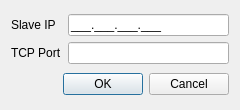
<?xml version="1.0" encoding="UTF-8"?>
<ui version="4.0">
 <class>SettingsModbusTCP</class>
 <widget class="QDialog" name="SettingsModbusTCP">
  <property name="geometry">
   <rect>
    <x>0</x>
    <y>0</y>
    <width>240</width>
    <height>110</height>
   </rect>
  </property>
  <property name="minimumSize">
   <size>
    <width>240</width>
    <height>110</height>
   </size>
  </property>
  <property name="maximumSize">
   <size>
    <width>300</width>
    <height>160</height>
   </size>
  </property>
  <property name="windowTitle">
   <string>Modbus TCP Settings</string>
  </property>
  <property name="windowIcon">
   <iconset resource="../data/qModMaster.qrc">
    <normaloff>:/img/network-16.png</normaloff>:/img/network-16.png</iconset>
  </property>
  <property name="modal">
   <bool>true</bool>
  </property>
  <layout class="QVBoxLayout" name="verticalLayout">
   <item>
    <layout class="QGridLayout" name="gridLayout">
     <item row="1" column="0">
      <widget class="QLabel" name="lblSlaveIP">
       <property name="text">
        <string>Slave IP</string>
       </property>
      </widget>
     </item>
     <item row="2" column="0">
      <widget class="QLabel" name="lblTCPPort">
       <property name="text">
        <string>TCP Port</string>
       </property>
       <property name="alignment">
        <set>Qt::AlignLeading|Qt::AlignLeft|Qt::AlignVCenter</set>
       </property>
       <property name="buddy">
        <cstring>leTCPPort</cstring>
       </property>
      </widget>
     </item>
     <item row="2" column="1">
      <widget class="QLineEdit" name="leTCPPort">
       <property name="inputMask">
        <string/>
       </property>
       <property name="text">
        <string/>
       </property>
       <property name="maxLength">
        <number>5</number>
       </property>
      </widget>
     </item>
     <item row="1" column="1">
      <widget class="QLineEdit" name="leSlaveIP">
       <property name="inputMask">
        <string notr="true">999.999.999.999;_</string>
       </property>
      </widget>
     </item>
    </layout>
   </item>
   <item>
    <widget class="QDialogButtonBox" name="buttonBox">
     <property name="orientation">
      <enum>Qt::Horizontal</enum>
     </property>
     <property name="standardButtons">
      <set>QDialogButtonBox::Cancel|QDialogButtonBox::Ok</set>
     </property>
    </widget>
   </item>
  </layout>
 </widget>
 <resources>
  <include location="../data/qModMaster.qrc"/>
 </resources>
 <connections>
  <connection>
   <sender>buttonBox</sender>
   <signal>accepted()</signal>
   <receiver>SettingsModbusTCP</receiver>
   <slot>accept()</slot>
   <hints>
    <hint type="sourcelabel">
     <x>248</x>
     <y>254</y>
    </hint>
    <hint type="destinationlabel">
     <x>157</x>
     <y>274</y>
    </hint>
   </hints>
  </connection>
  <connection>
   <sender>buttonBox</sender>
   <signal>rejected()</signal>
   <receiver>SettingsModbusTCP</receiver>
   <slot>reject()</slot>
   <hints>
    <hint type="sourcelabel">
     <x>316</x>
     <y>260</y>
    </hint>
    <hint type="destinationlabel">
     <x>286</x>
     <y>274</y>
    </hint>
   </hints>
  </connection>
 </connections>
</ui>
